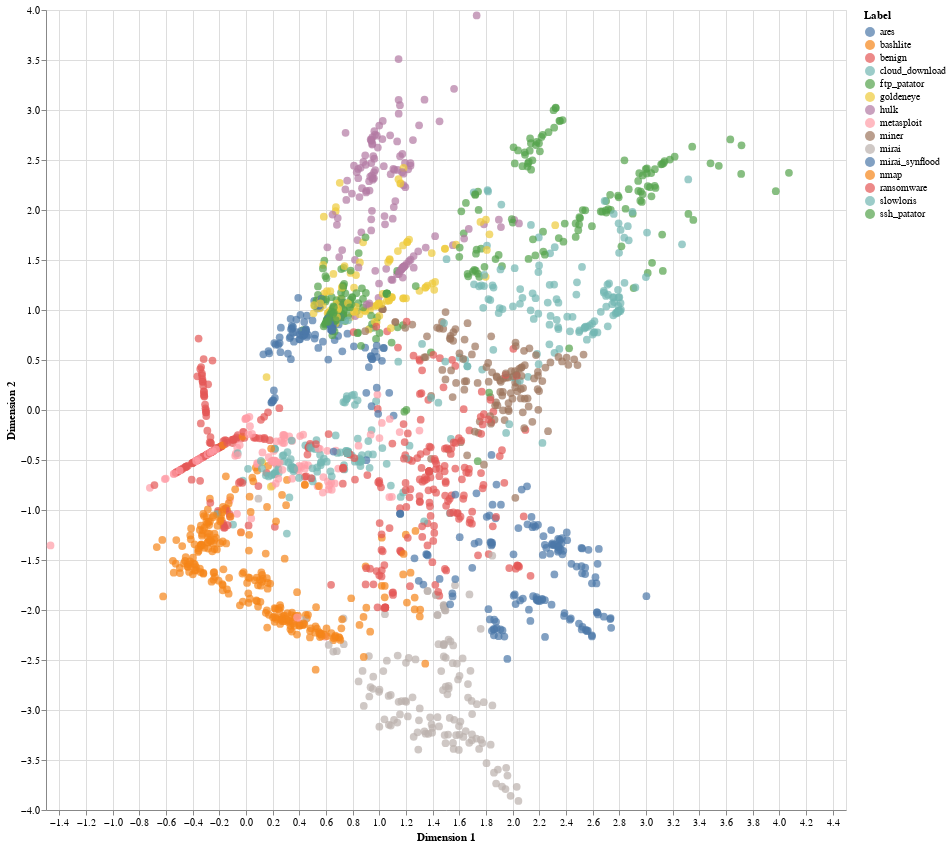

Here is the notebook cell this chart was saved with:
### Code cell
model.eval()
embedding = model.fc(torch.tensor(scaler.transform(df.iloc[:, :-1].values), dtype=torch.float32)).detach().numpy() 

# Create a DataFrame for the latent representation
embedding_df = pd.DataFrame(embedding, columns=['Dimension 1', 'Dimension 2'])

# Add the labels to the DataFrame
embedding_df['Label'] = le.inverse_transform(df['label'])

# Create the scatter plot
scatter_plot = alt.Chart(embedding_df).mark_circle(size=60).encode(
    x='Dimension 1',
    y='Dimension 2',
    color='Label',
    tooltip=['Dimension 1', 'Dimension 2', 'Label']
).properties(
    width=800,
    height=800
).interactive()

scatter_plot

### Figure 1 — Vega-Lite specification as saved in the notebook (floating-point values rounded to 4 significant figures; data arrays with more than 128 entries replaced by an {"elided": "..."} marker saying what was removed)
{"config": {"view": {"continuousWidth": 300, "continuousHeight": 300}}, "data": {"name": "data-52cbab0e6fff4374551beb7e949b03f5"}, "mark": {"type": "circle", "size": 60}, "encoding": {"color": {"field": "Label", "type": "nominal"}, "tooltip": [{"field": "Dimension 1", "type": "quantitative"}, {"field": "Dimension 2", "type": "quantitative"}, {"field": "Label", "type": "nominal"}], "x": {"field": "Dimension 1", "type": "quantitative"}, "y": {"field": "Dimension 2", "type": "quantitative"}}, "height": 800, "params": [{"name": "param_11", "select": {"type": "interval", "encodings": ["x", "y"]}, "bind": "scales"}], "width": 800, "$schema": "https://vega.github.io/schema/vega-lite/v5.8.0.json", "datasets": {"data-52cbab0e6fff4374551beb7e949b03f5": {"elided": "1973 records"}}}
